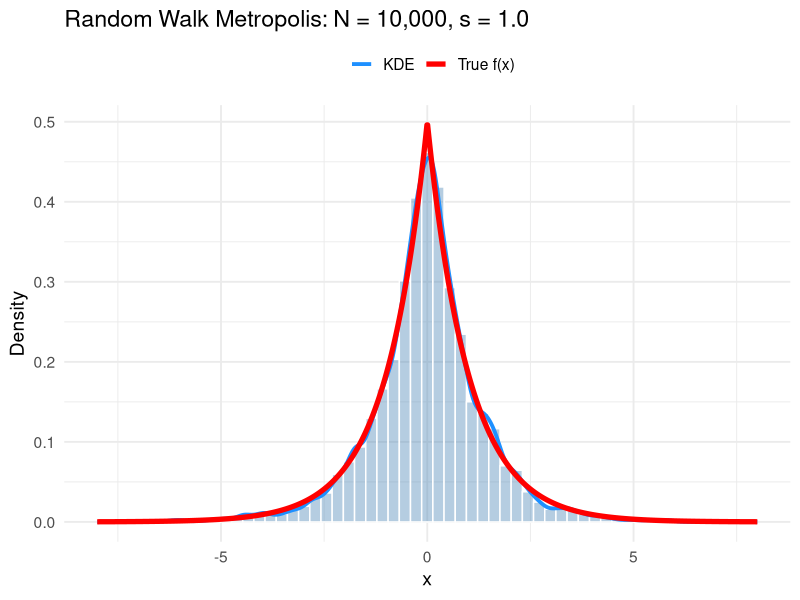
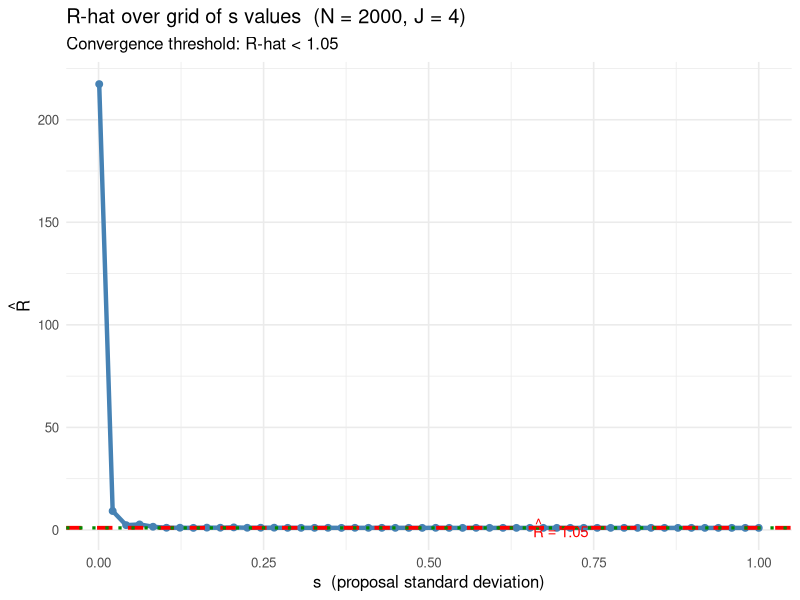

Reproduce these figures in R, in order.
## ---- chunk 1
knitr::opts_chunk$set(echo = TRUE, warning = FALSE, message = FALSE,
                      fig.align = "center", fig.width = 6.5, fig.height = 4.5)
set.seed(42)
## ---- chunk 2
# Log of target density: log f(x) = -|x| - log(2)
log_f <- function(x) {
  -abs(x) - log(2)
}

# Target density
f_target <- function(x) {
  0.5 * exp(-abs(x))
}

# Random Walk Metropolis-Hastings algorithm
# Returns vector x[0], x[1], ..., x[N]  (length N+1)
metropolis_hastings <- function(N, s, x0 = 0.0) {
  x    <- numeric(N + 1)
  x[1] <- x0
  for (i in seq(2, N + 1)) {
    x_star <- rnorm(1, mean = x[i - 1], sd = s)
    log_r  <- log_f(x_star) - log_f(x[i - 1])
    log_u  <- log(runif(1))
    # Accept/reject using log-space criterion (numerically stable)
    if (log_u < log_r) {
      x[i] <- x_star
    } else {
      x[i] <- x[i - 1]
    }
  }
  return(x)
}

cat("Helper functions defined.\n")
## ---- chunk 3
library(ggplot2)

N  <- 10000L
s  <- 1.0
x0 <- 0.0

set.seed(42)
samples_full <- metropolis_hastings(N, s, x0)
samples      <- samples_full[-1]   # x1, ..., xN (exclude x0)

cat(sprintf("Generated %d samples (x1 to x%d).\n", length(samples), N))
## ---- chunk 4
x_range      <- seq(-8, 8, length.out = 1000)
true_df      <- data.frame(x = x_range, y = f_target(x_range))

# KDE via R's built-in density()
kde_res <- density(samples, from = -8, to = 8, n = 1000)
kde_df  <- data.frame(x = kde_res$x, y = kde_res$y)

samples_df <- data.frame(x = samples)

ggplot() +
  geom_histogram(
    data = samples_df, aes(x = x, y = after_stat(density)),
    bins = 60, fill = "steelblue", alpha = 0.40, color = "white"
  ) +
  geom_line(
    data = kde_df, aes(x = x, y = y, color = "KDE"),
    linewidth = 1.3
  ) +
  geom_line(
    data = true_df, aes(x = x, y = y, color = "True f(x)"),
    linewidth = 1.8
  ) +
  scale_color_manual(
    name   = "",
    values = c("KDE" = "dodgerblue", "True f(x)" = "red")
  ) +
  labs(
    title = sprintf("Random Walk Metropolis: N = %s, s = %.1f", format(N, big.mark = ","), s),
    x = "x", y = "Density"
  ) +
  theme_minimal(base_size = 14) +
  theme(legend.position = "top")
## ---- chunk 5
sample_mean     <- mean(samples)
sample_sd       <- sd(samples)          # uses N-1 denominator (R default)
acceptance_rate <- mean(diff(samples_full) != 0)

cat("=======================================================\n")
cat("  Monte Carlo Estimates — Part 1(a)\n")
cat("=======================================================\n")
cat(sprintf("  Sample Mean:          %+.6f\n", sample_mean))
cat(sprintf("  Theoretical Mean:      0.000000\n"))
cat(sprintf("  Sample Std Dev:        %.6f\n", sample_sd))
cat(sprintf("  Theoretical Std Dev:   %.6f  [sqrt(2)]\n", sqrt(2)))
cat(sprintf("  Acceptance Rate:       %.4f\n", acceptance_rate))
cat("=======================================================\n")
## ---- chunk 6
compute_rhat <- function(N, s, J, x0_values = NULL) {
  if (is.null(x0_values)) {
    x0_values <- runif(J, min = -5, max = 5)
  }

  # Generate J chains
  chains <- lapply(seq_len(J), function(j) {
    chain_full <- metropolis_hastings(N, s, x0_values[j])
    chain_full[-1]   # x1, ..., xN
  })

  # Chain means Mj
  Mj <- sapply(chains, mean)

  # Within-chain variances Vj  (N denominator as per coursework formula)
  Vj <- mapply(function(chain, mj) mean((chain - mj)^2), chains, Mj)

  # W: overall within-sample variance
  W <- mean(Vj)

  # M: overall mean  ;  B: between-chain variance
  M <- mean(Mj)
  B <- mean((Mj - M)^2)

  if (W < 1e-12) return(Inf)
  sqrt((B + W) / W)
}

cat("compute_rhat() defined (returns R-hat).\n")
## ---- chunk 7
N_b       <- 2000L
J         <- 4L
s_fixed   <- 0.001
x0_values <- c(-5.0, -2.0, 2.0, 5.0)   # spread initial values

set.seed(42)
rhat_fixed <- compute_rhat(N_b, s_fixed, J, x0_values)

cat(sprintf("R-hat for N=%d, s=%.3f, J=%d: %.4f\n", N_b, s_fixed, J, rhat_fixed))
if (rhat_fixed < 1.05) {
  cat("  -> Convergence achieved (R-hat < 1.05)\n")
} else {
  cat("  -> NOT converged (R-hat >= 1.05) — chains mixing poorly for this s\n")
}
## ---- chunk 8
set.seed(42)

s_grid      <- seq(0.001, 1.0, length.out = 50)
rhat_values <- sapply(s_grid, function(s) compute_rhat(N_b, s, J, x0_values))

grid_df     <- data.frame(s = s_grid, rhat = rhat_values)
converged_s <- grid_df$s[grid_df$rhat < 1.05]

plot_title    <- sprintf("R-hat over grid of s values  (N = %d, J = %d)", N_b, J)
plot_subtitle <- "Convergence threshold: R-hat < 1.05"

ggplot(grid_df, aes(x = s, y = rhat)) +
  geom_line(color = "steelblue", linewidth = 1.5) +
  geom_point(color = "steelblue", size = 2.0) +
  geom_hline(
    yintercept = 1.05, color = "red", linetype = "dashed", linewidth = 1.3
  ) +
  geom_hline(
    yintercept = 1.00, color = "green4", linetype = "dotted", linewidth = 1.1
  ) +
  annotate("text", x = 0.70, y = 1.065,
           label = "hat(R) == 1.05", color = "red", size = 3.8, parse = TRUE) +
  {
    if (length(converged_s) > 0)
      geom_ribbon(
        data = subset(grid_df, rhat < 1.05),
        aes(ymin = 1, ymax = rhat), fill = "green4", alpha = 0.12
      )
  } +
  labs(
    title    = plot_title,
    subtitle = plot_subtitle,
    x        = "s  (proposal standard deviation)",
    y        = expression(hat(R))
  ) +
  theme_minimal(base_size = 12)
## ---- chunk 9


cat("R-hat summary:\n")
cat(sprintf("  min R-hat = %.4f  at s = %.4f\n",
            min(rhat_values), s_grid[which.min(rhat_values)]))
cat(sprintf("  max R-hat = %.4f  at s = %.4f\n",
            max(rhat_values), s_grid[which.max(rhat_values)]))

if (length(converged_s) > 0) {
  cat(sprintf("  Converged s range: [%.4f, %.4f]\n",
              min(converged_s), max(converged_s)))
} else {
  cat("  No s values achieve convergence in the tested range.\n")
}
